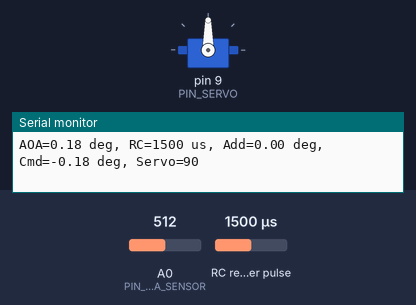
This sketch was run on a simulated Arduino Uno, built with avr-gcc and run on an emulated ATmega328P. On the bench: servo, the last lines printed to the serial monitor. Wiring (inferred from the names in the program): RC receiver channel: data pin 2. The test bench sets the inputs (shaded band); at power-on: A0 (PIN_AOA_SENSOR) = 512, RC receiver pulse 1500 µs.

Above: at 1.2 s.
1.3 s: A0 (PIN_AOA_SENSOR) set to 810
At 2.0 s:
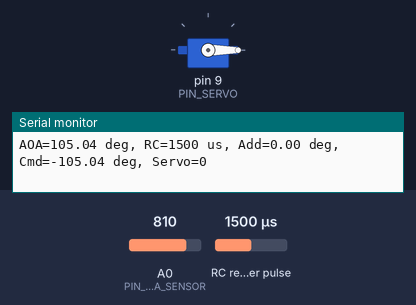
2.8 s: RC receiver pulse (sensor on pin 2) set to 1020 µs
At 4.6 s:
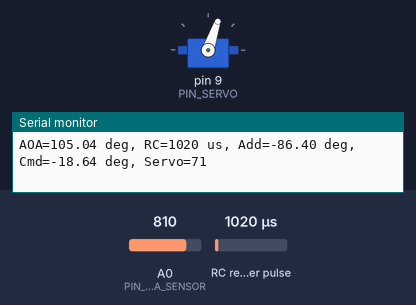
5.8 s: A0 (PIN_AOA_SENSOR) set to 511
At 6.65 s:
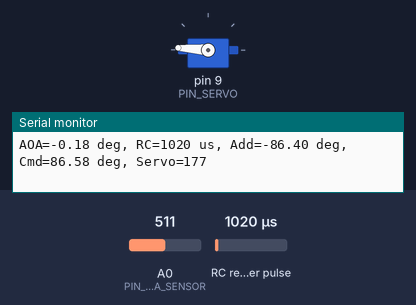
8.8 s: RC receiver pulse (sensor on pin 2) set to 1250 µs
At 9.04 s:
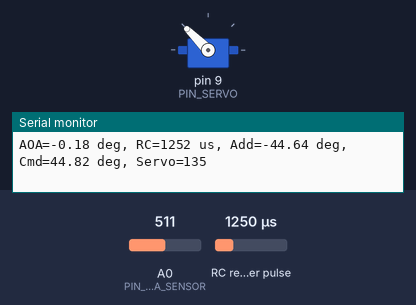
11.8 s: RC receiver pulse (sensor on pin 2) set to 1750 µs
14.8 s: A0 (PIN_AOA_SENSOR) set to 122
Timing chart, 0 to 18.8 s (numbered marks = the images above; inputs shaded):
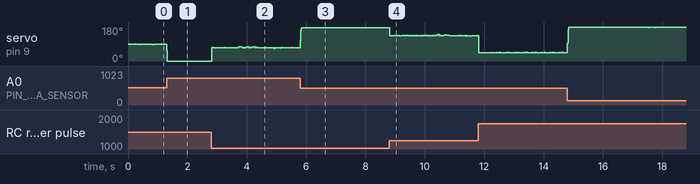

The sketch:

firmware-v1-no-calibration.ino
```cpp
#include <Arduino.h>
#include <Servo.h>

// ===================== 引脚定义 =====================
const uint8_t PIN_AOA_SENSOR = A0;   // 攻角传感器模拟输入 0~5V
const uint8_t PIN_SERVO      = 9;    // 舵机输出（Servo库可用多个引脚）
const uint8_t PIN_RC_IN      = 2;    // 遥控PWM输入，建议D2(INT0)或D3(INT1)

// ===================== 参数配置 =====================
// 传感器映射：0~5V -> -90~+90 deg（按你的风标机械安装可改）
float aoaMinDeg = -180.0f;
float aoaMaxDeg =  180.0f;

// 传感器零偏（安装误差补偿，单位deg）
float aoaOffsetDeg = 0.0f;

// RC输入范围（常见1000~2000us，中位1500us）
const int RC_MIN_US = 1000;
const int RC_MAX_US = 2000;
const int RC_MID_US = 1500;

// RC叠加量：把RC偏移映射成额外舵面角，单位deg
// 例如30表示：1000~2000us -> -30~+30deg
float rcAuthorityDeg = 90.0f;

// 总舵面限幅（鸭翼机械/气动安全限制）单位deg
float canardLimitDeg = 180.0f;

// 一阶低通滤波系数（0~1，越小越平滑）
float aoaFilterAlpha = 0.35f;

// 控制刷新周期（微秒）
const uint32_t CONTROL_PERIOD_US = 5000; // 200Hz

// ===================== RC测量（中断） =====================
volatile uint32_t rcRiseMicros = 0;
volatile uint16_t rcPulseUs = 1500;
volatile bool rcUpdated = false;

void rcISR() {
  // 读取当前电平，计算高电平脉宽
  if (digitalRead(PIN_RC_IN) == HIGH) {
    rcRiseMicros = micros();
  } else {
    uint32_t now = micros();
    uint32_t width = now - rcRiseMicros;
    // 简单有效性判断，防抖/毛刺过滤
    if (width >= 800 && width <= 2200) {
      rcPulseUs = (uint16_t)width;
      rcUpdated = true;
    }
  }
}

// ===================== 全局对象 =====================
Servo canardServo;

// ===================== 工具函数 =====================
static inline float clampf(float x, float lo, float hi) {
  if (x < lo) return lo;
  if (x > hi) return hi;
  return x;
}

float mapFloat(float x, float in_min, float in_max, float out_min, float out_max) {
  return (x - in_min) * (out_max - out_min) / (in_max - in_min) + out_min;
}

int degToServoCmd(float deg) {
  // 舵机write角度是0~180，对应我们定义的-90~+90
  float cmd = deg + 90.0f;
  cmd = clampf(cmd, 0.0f, 180.0f);
  return (int)(cmd + 0.5f);
}

// ===================== 初始化 =====================
void setup() {
  pinMode(PIN_RC_IN, INPUT);
  pinMode(PIN_AOA_SENSOR, INPUT);

  canardServo.attach(PIN_SERVO);  // 默认约50Hz脉冲输出

  // 绑定外部中断，CHANGE沿触发
  attachInterrupt(digitalPinToInterrupt(PIN_RC_IN), rcISR, CHANGE);

  // 可选串口调试
  Serial.begin(115200);
}

// ===================== 主循环（非阻塞） =====================
void loop() {
  static uint32_t lastControlUs = 0;
  uint32_t nowUs = micros();

  if ((uint32_t)(nowUs - lastControlUs) >= CONTROL_PERIOD_US) {
    lastControlUs = nowUs;

    // ---- 1) 读取攻角传感器 ----
    int raw = analogRead(PIN_AOA_SENSOR); // 0~1023
    float voltage = raw * (5.0f / 1023.0f);

    // 0~5V -> aoaMinDeg~aoaMaxDeg
    float aoaDeg = mapFloat(voltage, 0.0f, 5.0f, aoaMinDeg, aoaMaxDeg);
    aoaDeg += aoaOffsetDeg;

    // 一阶低通滤波
    static float aoaFilt = 0.0f;
    static bool aoaInit = false;
    if (!aoaInit) {
      aoaFilt = aoaDeg;
      aoaInit = true;
    } else {
      aoaFilt = aoaFilt + aoaFilterAlpha * (aoaDeg - aoaFilt);
    }

    // ---- 2) 读取RC并映射为叠加角 ----
    uint16_t rcUsLocal;
    noInterrupts();
    rcUsLocal = rcPulseUs;
    interrupts();

    rcUsLocal = constrain(rcUsLocal, RC_MIN_US, RC_MAX_US);
    //Serial.println(rcUsLocal);
float rcNorm;
if (rcUsLocal >= RC_MID_US) {
  rcNorm = (float)(rcUsLocal - RC_MID_US) / (float)(RC_MAX_US - RC_MID_US); // 0~+1
} else {
  rcNorm = -(float)(RC_MID_US - rcUsLocal) / (float)(RC_MID_US - RC_MIN_US); // -1~0
}
rcNorm = clampf(rcNorm, -1.0f, 1.0f);
float rcAddDeg = rcNorm * rcAuthorityDeg;

    // ---- 3) 合成命令：鸭翼对准来流 + 人工机动叠加 ----
    // 核心：鸭翼角 = 攻角（对准来流） + RC叠加
    float canardCmdDeg = -aoaFilt - rcAddDeg;

    // 总限幅
    canardCmdDeg = clampf(canardCmdDeg, -canardLimitDeg, canardLimitDeg);

    // ---- 4) 输出舵机 ----
    int servoCmd = degToServoCmd(canardCmdDeg);
    canardServo.write(servoCmd);

    // 可选调试输出（降低频率避免阻塞）
    static uint8_t div = 0;
    if (++div >= 20) { // ~10Hz
      div = 0;
      Serial.print("AOA=");
      Serial.print(aoaFilt, 2);
      Serial.print(" deg, RC=");
      Serial.print(rcUsLocal);
      Serial.print(" us, Add=");
      Serial.print(rcAddDeg, 2);
      Serial.print(" deg, Cmd=");
      Serial.print(canardCmdDeg, 2);
      Serial.print(" deg, Servo=");
      Serial.println(servoCmd);
    }
  }

  // 这里不使用delay，保持非阻塞
}
```
